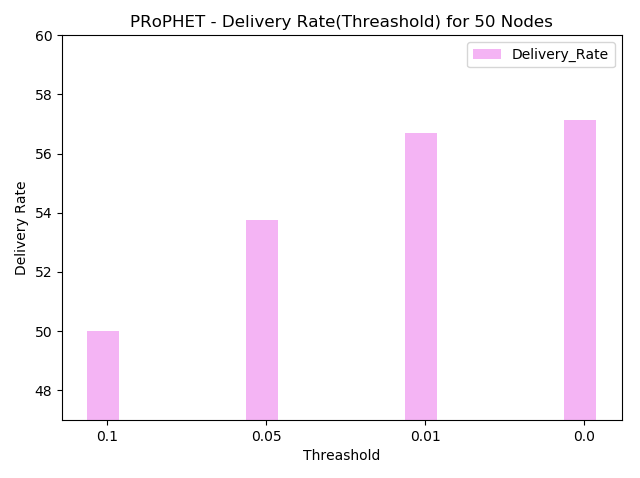

Python code for this plot:
# -*- coding: utf-8 -*-
"""
Created on Tue Sep 18 11:52:35 2018

@author: krishanth
"""

# -*- coding: utf-8 -*-
"""
Created on Tue Sep 18 10:47:05 2018

@author: krishanth
"""

#!/usr/bin/python
# Script to plot the stats extracted related to sent
# packets.
#
# Author: Asanga Udugama (adu@comnets.uni-bremen.de)
# Date: 22-aug-2017

import numpy as np
import matplotlib.pyplot as plt

n_groups = 4
   
#average_delivery_delay = (102703, 109863, 120299, 128261, 133841, 136118  )
Delivery_Rate = (50, 53.74, 56.71, 57.12  ) 


fig, ax = plt.subplots()

index = np.arange(n_groups)
bar_width = 0.2

opacity = 0.6

rects1 = plt.bar(index, Delivery_Rate, bar_width,
                 alpha=opacity,
                 color='violet', label='Delivery_Rate')

plt.xlabel('Threashold')
plt.ylabel('Delivery Rate')
plt.title('PRoPHET - Delivery Rate(Threashold) for 50 Nodes')
plt.xticks(index + (bar_width * 0.125), ('0.1','0.05', '0.01', '0.0'))
plt.ylim(47, 60)

plt.legend()

plt.tight_layout()
plt.show()
